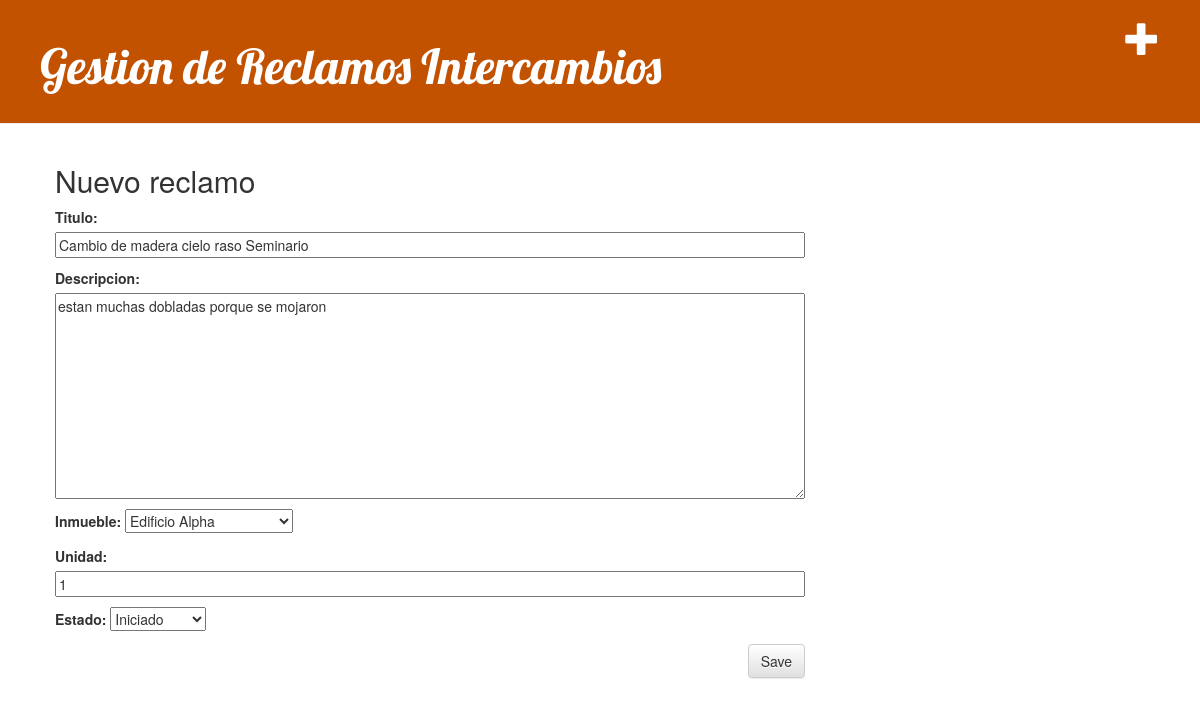
The app's page /reclamo/3/edit/ with its own data.
### Reclamos/models.py (models this page shows, shortened)
class Reclamo(models.Model):
	"""docstring for Inmueble"""
	INICIADO ='IN'
	ENPROGRESO = 'PR'
	FINALIZADO = 'FI'
	ESTADO_RECLAMO = [
        (INICIADO, 'Iniciado'),
        (ENPROGRESO, 'EnProgreso'),
        (FINALIZADO, 'Finalizado'),
    ]
	titulo = models.CharField(max_length=200)
	descripcion = models.TextField()
	inmueble = models.ForeignKey(Inmueble ,on_delete=models.CASCADE,blank=True,null=True)
	unidad = models.CharField(max_length=10)
	comentario = models.CharField(max_length=200)
	estado = models.CharField(max_length=2, choices=ESTADO_RECLAMO, default=INICIADO)
	creado = models.DateTimeField(default=datetime.now, blank=True)

### Reclamos/views.py (the view)
# urls.py: path('reclamo/<int:pk>/edit/', views.reclamo_edit, name='reclamo_edit'),
def reclamo_edit(request, pk):
    post = get_object_or_404(Reclamo, pk=pk)
    if request.method == "POST":
        form = ReclamoForm(request.POST, instance=post)
        if form.is_valid():
            post = form.save(commit=False)
            post.creado = timezone.now()
            post.save()
            return redirect('reclamo_detail', pk=post.pk)
    else:
        form = ReclamoForm(instance=post)
    return render(request, 'reclamos/reclamo_edit.html', {'form': form})

### Reclamos/forms.py
class ReclamoForm(forms.ModelForm):
    class Meta:
        model = Reclamo
        fields = ('titulo', 'descripcion','inmueble','unidad', 'estado' )

### Inmuebles/models.py (called while the page is built)
	def __str__(self):
		return '' + self.nombre

### Reclamos/templates/reclamos/reclamo_edit.html
{% extends 'reclamos/base.html' %}
{% block content %}
    <h2>Nuevo reclamo</h2>
    <form method="POST" class="post-form">{% csrf_token %}
        {{ form.as_p }}
        <button type="submit" class="save btn btn-default">Save</button>
    </form>
{% endblock %}

### Reclamos/static/css/reclamos.css (style rules this page uses)
.save { float: right; }
.post-form textarea, .post-form input { width: 100%; }

### records on screen
Reclamo: titulo "Cambio de madera cielo raso Seminario", descripcion "estan muchas dobladas porque se mojaron", inmueble "Edificio Alpha", unidad "1", estado "Iniciado"
